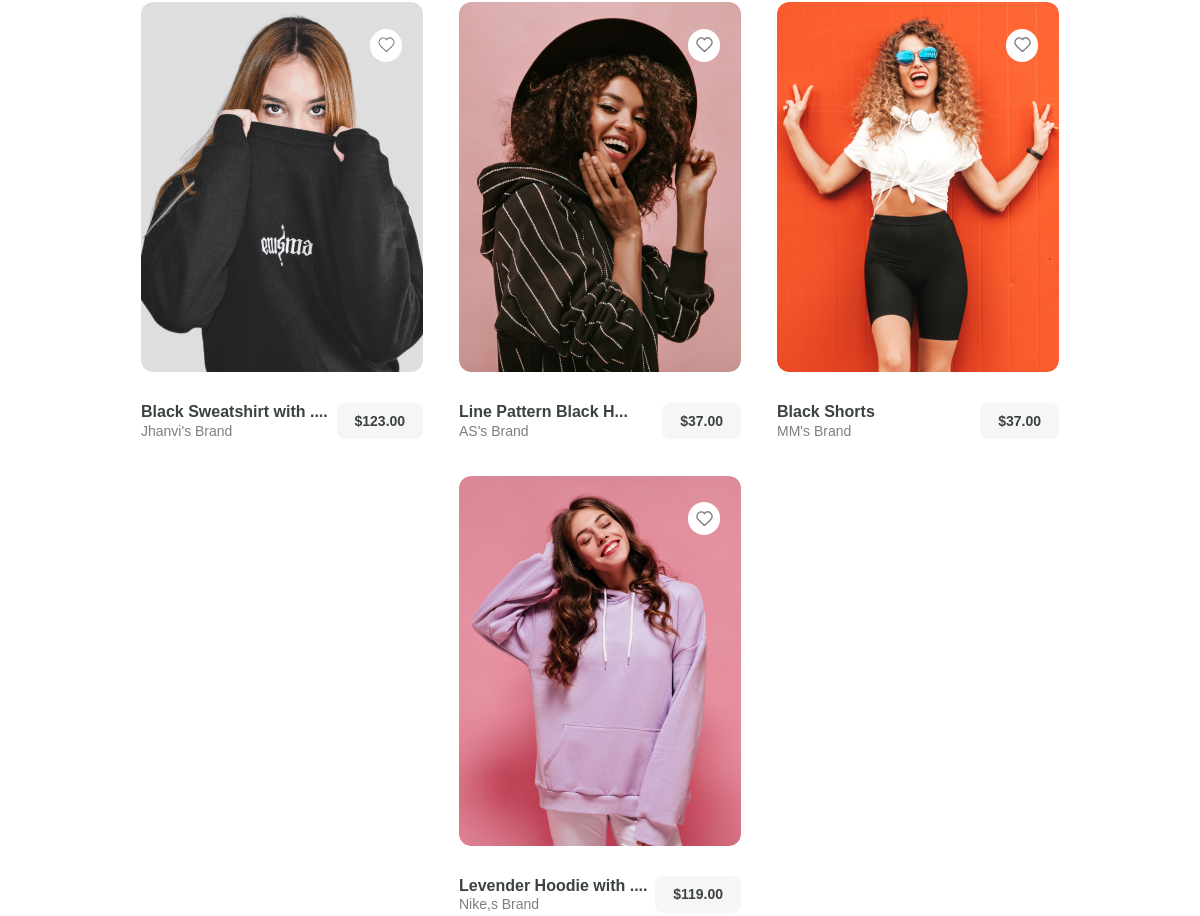
The app's page / (middle part), older data.
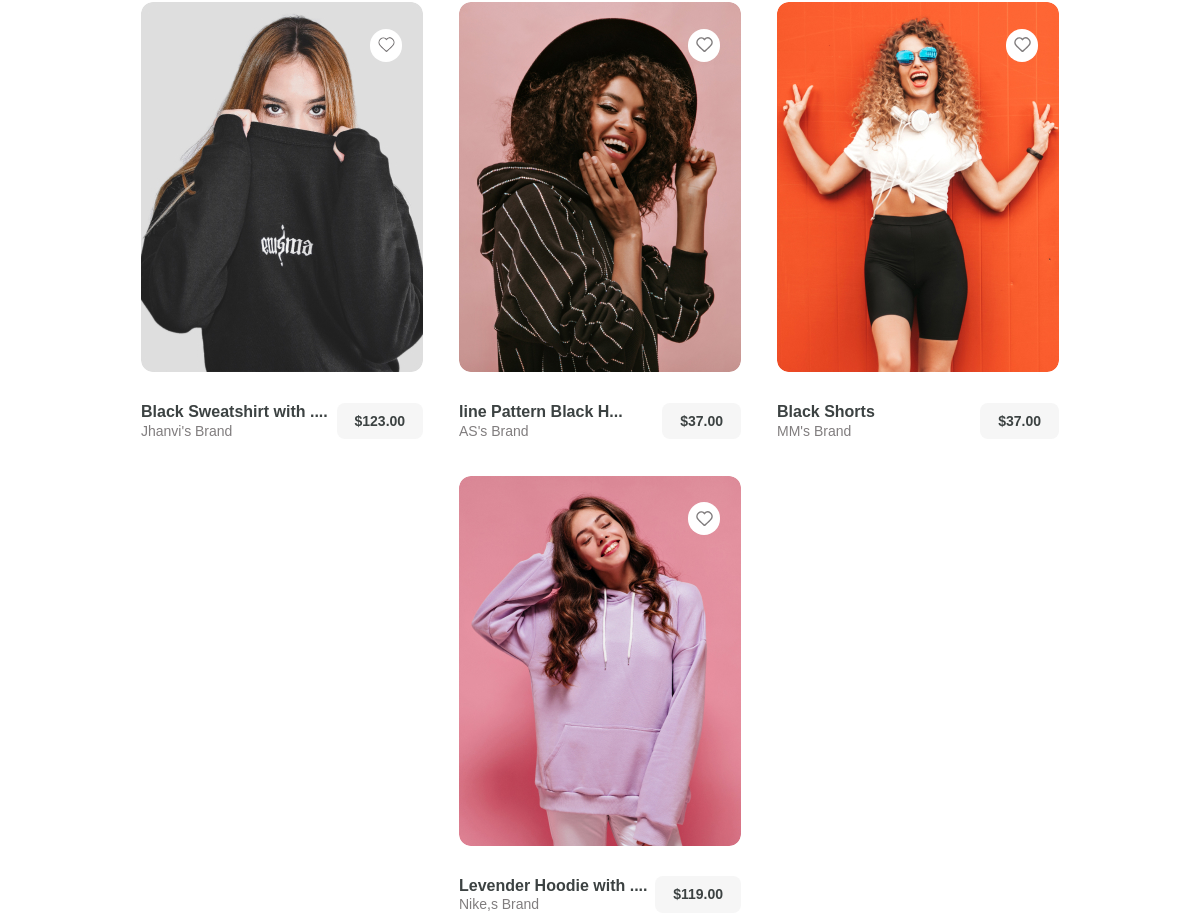
The same page, newer data.
### euphoria/models.py (models this page shows, shortened)
class TextUpload(models.Model):
    title = models.CharField(max_length = 100)

### euphoria/views.py (the view)
# urls.py: path('', views.index,name='index'),
def index(request):
    ImageUploads = ImageUpload.objects.all()
    TextUploads = TextUpload.objects.all()
    context = {
        "ImageUploads" :ImageUploads,
        "TextUploads" : TextUploads
    }
    return render(request ,"index.html", context = context)

### templates/index.html (shortened to what this page needs)
{% load static %}
<!DOCTYPE html>
<html lang="en">
<head>
    <link rel="stylesheet" href= "{% static 'css/style.css'  %}" />
</head>
<body>
    <section id="lime-light">
        <div class="wrapper">
            <div class="light-content">
                <div class="light-card-content">
                    <div class="light-image">
                        <div class="span">
                            <span class="image-whitespace">
                            <div class="wishlist">
                                <img src="{% static 'image/wishlist.svg' %}" alt="image"/>
                            </div>
                        </span></div>
                    </div>
                    <div class="image-text-arrow">
                        <div class="image-text">
                            <h6 class="image-text1">Black Sweatshirt with ....</h6>
                            <span><a class="explore" href="#">Jhanvi's  Brand</a></span>
                        </div>
                        <div class="rate">
                            <h6 class="number">$123.00</h6>
                        </div>
                    </div>
                </div>
                <div class="light-card-content">
                    <div class="light-image1">
                        <div class="span">
                            <div class="image-whitespace">
                                <div class="wishlist">
                                    <img src="{% static 'image/wishlist.svg' %}" alt="image"/>
                                </div>
                            </div>
                        </div>
                    </div>
                    <div class="image-text-arrow">
                        <div class="image-text">
                            {% for TextUpload in TextUploads %}
                            <h6 class="image-text1">{{ TextUpload.title }}</h6>
                            {% endfor %}
                            <span><a class="explore" href="#">AS's  Brand</a></span>
                        </div>
                        <div class="rate">
                            <h6 class="number">$37.00</h6>
                        </div>
                    </div>
                </div>
                <div class="light-card-content">
                    <div class="light-image2">
                        <div class="span">
                            <span class="image-whitespace">
                            <div class="wishlist">
                                <img src="{% static 'image/wishlist.svg' %}" alt="image"/>
                            </div>
                        </span></div>
                    </div>
                    <div class="image-text-arrow">
                        <div class="image-text">
                            <h6 class="image-text1">Black Shorts</h6>
                            <span><a class="explore"href="#">MM's  Brand</a></span>
                        </div>
                        <div class="rate">
                            <h6 class="number">$37.00</h6>
                        </div>
                    </div>
                </div>
                <div class="light-head-text">
                    <div class="light-image3">
                        <div class="span">
                            <span class="image-whitespace">
                                <div class="wishlist">
                                    <img src="{% static 'image/wishlist.svg' %}" alt="image"/>
                                </div>
                        </span></div>
                    </div>
                    <div class="image-text-arrow">
                        <div class="image-text">
                            <h6 class="image-text1">Levender Hoodie with ....</h6>
                            <span><a class="explore"href="#">Nike,s  Brand</a></span>
                        </div>
                        <div class="rate">
                            <h6 class="number">$119.00</h6>
                        </div>
                    </div>
                </div>
            </div>
        </div>
    </section>
</body>
</html>

### static/css/style.css (style rules this page uses)
* { margin: 0; padding: 0; box-sizing: border-box; text-decoration: none; }
.wrapper { width: 81.8%; max-width: 1440px; margin: 0 auto; overflow: hidden; }
#lime-light { padding-top: 77.16px; padding-bottom: 100px; }
#lime-light .wrapper .light-content { display: flex; flex-wrap: wrap; justify-content: center; gap: 36px; padding-top: 50px; }
.wrapper .light-content .light-image { background-image: url("/static/image/img-16.jpg"); width: 282px; height: 370px; border-radius: 12px ; overflow: hidden; }
.wrapper .light-content .light-image1 { background-image: url("/static/image/img-17.jpg"); width: 282px; height: 370px; border-radius: 12px ; overflow: hidden; }
.light-content .light-image1 .span { padding-left: 228.95px; padding-top: 26.73px; }
.wrapper .light-content .light-image1 .span .image-whitespace { width: 32.36px; height: 32.36px; background-color: #FFFFFF; border-radius: 50%; display: flex; justify-content: center; align-items: center; }
.wrapper .light-content .light-image2 { background-image: url("/static/image/img-18.jpg"); width: 282px; height: 370px; border-radius: 12px ; overflow: hidden; }
.light-content .light-image2 .span { padding-left: 228.95px; padding-top: 26.73px; }
.wrapper .light-content .light-image2 .span .image-whitespace { width: 32.36px; height: 32.36px; background-color: #FFFFFF; border-radius: 50%; display: flex; justify-content: center; align-items: center; }
.wrapper .light-content .light-image3 { background-image: url("/static/image/img-19.jpg"); width: 282px; height: 370px; border-radius: 12px ; overflow: hidden; }
.light-content .light-image3 .span { padding-left: 228.95px; padding-top: 26.73px; }
.wrapper .light-content .light-image3 .span .image-whitespace { width: 32.36px; height: 32.36px; background-color: #FFFFFF; border-radius: 50%; display: flex; justify-content: center; align-items: center; }
.light-content .light-image .span { padding-left: 228.95px; padding-top: 26.73px; }
.wrapper .light-content .light-image .span .image-whitespace { width: 32.36px; height: 32.36px; background-color:#fff; border-radius: 50%; display: flex; justify-content: center; align-items: center; }
.light-content .light-image .image-whitespace .wishlist img { display: block; width: 100%; cursor: pointer; mask-image: url('/static/image/wishlist.svg'); -webkit-mask-image: url('/static/image/wishlist.svg'); }
.light-content .light-image1 .image-whitespace .wishlist img { display: block; width: 100%; cursor: pointer; mask-size: contain; mask-position: center; }
.light-content .light-image2 .image-whitespace .wishlist img { display: block; width: 100%; cursor: pointer; }
.light-content .light-image3 .image-whitespace .wishlist img { display: block; width: 100%; cursor: pointer; }
.light-content .light-image .image-whitespace img { display: block; width: 100%; }
.wrapper .light-content .image-text-arrow { display: flex; justify-content: space-between; padding-top: 30px; cursor: pointer; }
.wrapper .light-content .image-text-arrow .rate { display: flex; justify-content: center; align-items: center; }
.light-content .image-text-arrow .rate .number { font-family: sans-serif; font-size: 14px; font-weight: 700; line-height: 16.8px; text-align: center; color: #3C4242; padding: 10px 17.92px; background-color: #F6F6F6; border-radius: 8px; }
.light-content .image-text-arrow .image-text .image-text1 { font-family: 'Gill Sans', 'Gill Sans MT', Calibri, 'Trebuchet MS', sans-serif; font-size: 16px; font-weight: 600; line-height: 19.2px; text-align: left; color: #3C4242; }
.light-content .image-text-arrow .image-text .explore { font-size: 14px; font-weight: 500; line-height: 16.8px; text-align: left; color: #807D7E; font-family: sans-serif; }
@media (max-width:1280px) { .wrapper { width: 90%; max-width: 1480px; margin: 0 auto; } }

Row changes from the older to the newer data that the page shows:
removed TextUpload: title "Line Pattern Black H..."
added TextUpload: title "line Pattern Black H..."
